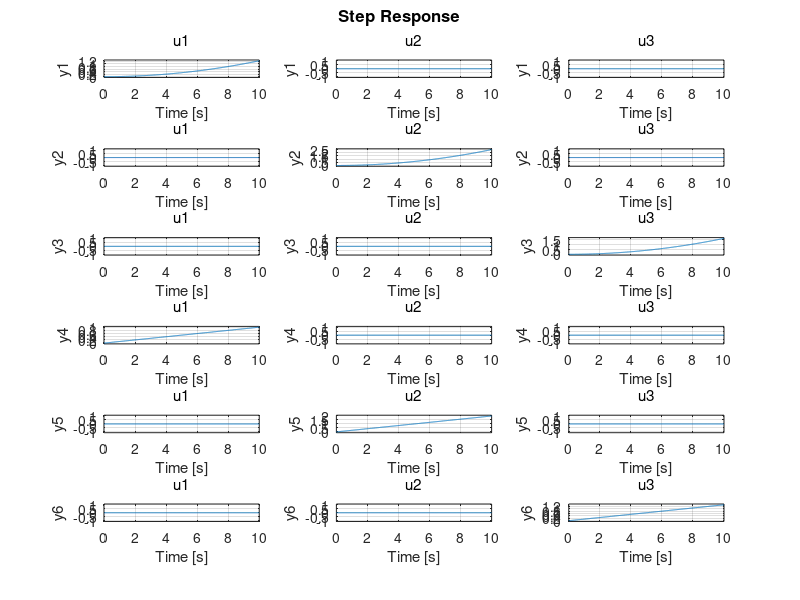
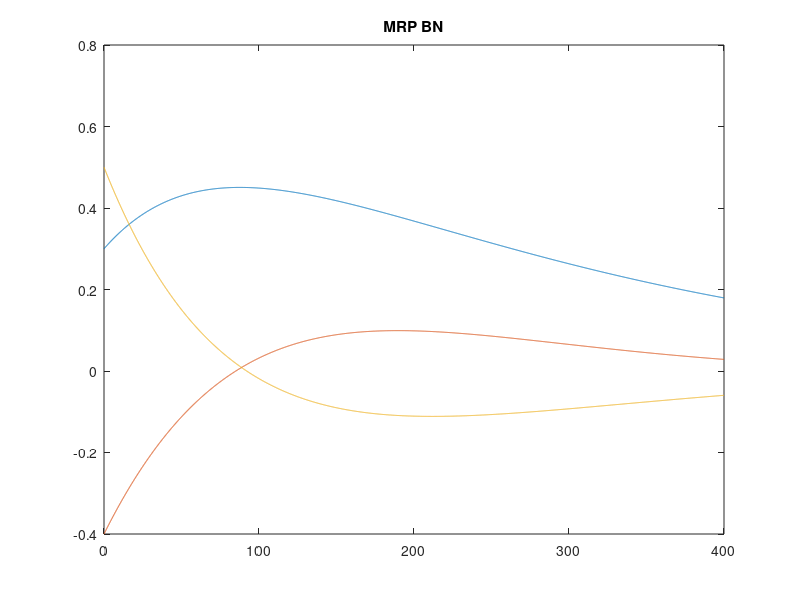
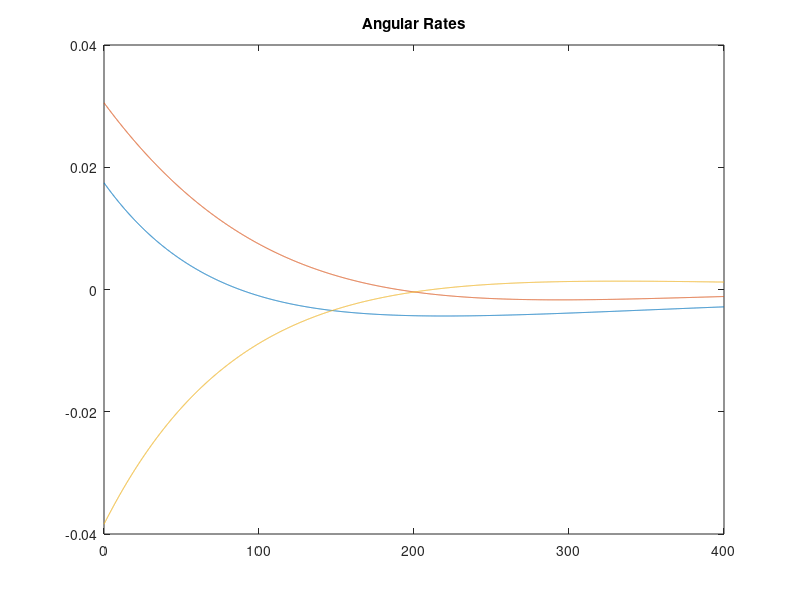

These charts were generated, in order, by the following MATLAB code:
% Linear Analysis


% Open Loop Linearized Equations of Motion
b_I = [10 0 0; 0 5 0; 0 0 7.5]; % [kg-m^2]

% x = [o_b_n b_w_b_n]
% x = [o1 o2 o3 w1 w2 w3]

A = [0 0 0 1/4 0 0; 0 0 0 0 1/4 0; 0 0 0 0 0 1/4; 0 0 0 0 0 0; 0 0 0 0 0 0; 0 0 0 0 0 0];
B = [zeros(3); inv(b_I)];
C = [1 0 0 0 0 0; 0 1 0 0 0 0; 0 0 1 0 0 0; 0 0 0 1 0 0; 0 0 0 0 1 0; 0 0 0 0 0 1];
D = [zeros(3); zeros(3)];

sys_ol = ss(A, B, C, D);

step(sys_ol)
pole(sys_ol); % 6 poles all at the origin

% PD-Like Nonlinear Control Law

% Time for the tracking errors should be 1/e the original size) = 120
% seconds

% All decay time constants should be 120 seconds or less

% Closed loop resonse for attitude should be either crit damped or
% under-damped. At least be crit damped with eta = 1, while other modes
% will have eta <=1

% Solve for P and K
T = 120;
eta = 1;
P = (2 * b_I)/T;
K = 1/b_I(3,3) * (P(3,3) / eta)^2;
% Verify this K gain keeps <=1 damping requirement for the other modes
eta_1 = P(1,1) / sqrt(K * b_I(1,1));
eta_2 = P(2,2) / sqrt(K * b_I(2,2));
eta_3 = P(3,3) / sqrt(K * b_I(3,3));
A_cl = [0 0 0 1/4 0 0; 0 0 0 0 1/4 0; 0 0 0 0 0 1/4; -K*inv(b_I) -P*inv(b_I)]; 
B_cl = [zeros(3); zeros(3)];
C_cl = [1 0 0 0 0 0; 0 1 0 0 0 0; 0 0 1 0 0 0; 0 0 0 1 0 0; 0 0 0 0 1 0; 0 0 0 0 0 1];
D_cl = [zeros(3); zeros(3)];

sys_cl = ss(A_cl, B_cl, C_cl, D_cl);
o_b_n = [0.3; -0.4; 0.5]; % S/C Initial attitude
b_w_b_n = [1.00; 1.75; -2.20]; % S/C Iniital body angular velocity
x0 = [o_b_n; b_w_b_n*pi/180];
% Response to initial conditions
[y, tout, x] = lsim(sys_cl, zeros(3,4001), 0:0.1:400, x0);

figure;
plot(tout, y(:, 1:3))
title('MRP BN')
figure;
plot(tout, y(:, 4:6))
title('Angular Rates')